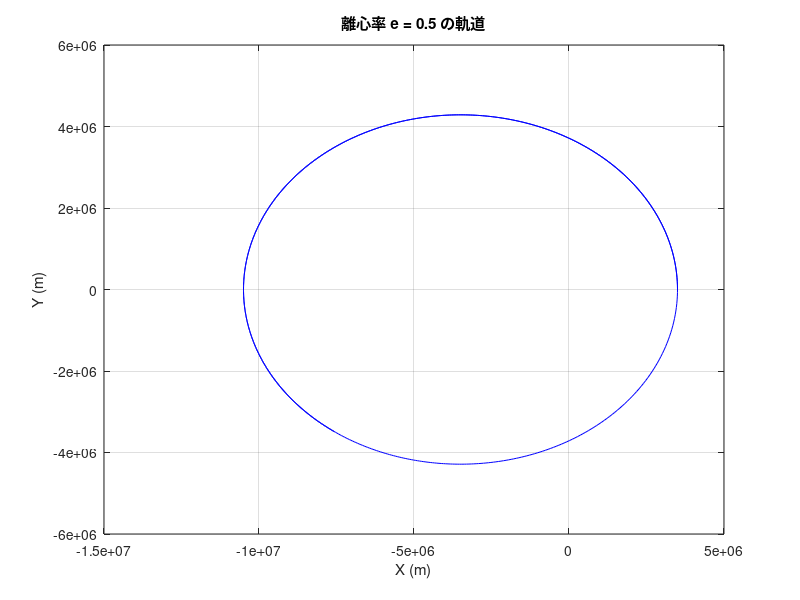

Recreate this plot in MATLAB.
% 定数
G = 6.67430e-11;  % 重力定数 (m^3 kg^-1 s^-2)
M = 5.972e24;     % 地球の質量 (kg)
R = 6371e3;       % 地球の半径 (m)
J2 = 1.08263e-3;  % J2摂動項

% 軌道要素
a = 7000e3;  % 軌道半径 (m)
e = 0.5;    % 離心率
i = deg2rad(45);  % 軌道傾斜 (rad)
raan = deg2rad(0);  % 昇交点経度 (rad)
argp = deg2rad(0);  % 近地点引数 (rad)

% 平均運動の計算
n = sqrt(G * M / a^3);  % 平均運動 (rad/s)

% BSTAR抗力項の設定
bstar = 0.74395e-4;  % BSTAR (kg/m^2)

% 軌道計算関数
function [positions, velocities, n_dot] = simulate_orbit(n, e, a, raan, argp, i, t_end, dt)
    % 定数
    G = 6.67430e-11;  % 重力定数 (m^3 kg^-1 s^-2)
    M = 5.972e24;     % 地球の質量 (kg)
    R = 6371e3;       % 地球の半径 (m)
    J2 = 1.08263e-3;  % J2摂動項
    times = 1:dt:t_end;
    positions = zeros(length(times), 3);
    velocities = zeros(length(times), 3);
    n_dot = zeros(length(times), 1);  % 平均運動の変化率を格納する配列

    for k = 1:length(times)
        t = times(k);
        M_t = n * t;  % 平均運動による平均近点角
        E = M_t;  % 初期の離心率の近似

        % ケプラー方程式を解く（近似）
        for j = 1:10  % ニュートン法による反復
            E = M_t + e * sin(E);
        end

        % 真近点角の計算
        nu = 2 * atan2(sqrt(1 + e) * sin(E / 2), sqrt(1 - e) * cos(E / 2));

        % 位置の計算
        r = a * (1 - e * cos(E));
        x = r * (cos(raan) * cos(argp + nu) - sin(raan) * sin(argp + nu) * cos(i));
        y = r * (sin(raan) * cos(argp + nu) + cos(raan) * sin(argp + nu) * cos(i));
        z = r * (sin(argp + nu) * sin(i));
        positions(k, :) = [x, y, z];

        % 速度の計算
        h = sqrt(G * M * a * (1 - e^2)); % 比エネルギー定数
        vx = (G * M / h) * (-cos(raan) * sin(argp + nu) - sin(raan) * cos(argp + nu) * cos(i));
        vy = (G * M / h) * (-sin(raan) * sin(argp + nu) + cos(raan) * cos(argp + nu) * cos(i));
        vz = (G * M / h) * cos(argp + nu) * sin(i);
        velocities(k, :) = [vx, vy, vz];

        % J2摂動による平均運動の変化を計算
        n_dot(k) = - (3/2) * J2 * (G * M)^(2/3) * (R^2) * (cos(i)) / (a^(7/2));  % J2による変化率
    end
end

% シミュレーション
t_end = 10001;
dt = 10;
[positions, velocities, n_dot] = simulate_orbit(n, e, a, raan, argp, i, t_end, dt);  % 6000秒のシミュレーション


for i=1:t_end
    positions_range = positions(:,:);
    velocities_range = velocities(:,:);
end

% 軌道の3Dプロット
figure;
plot(positions(:,1), positions(:,2), 'b');
xlabel('X (m)');
ylabel('Y (m)');
zlabel('Z (m)');
title(['離心率 e = ', num2str(e), ' の軌道']);
grid on;

